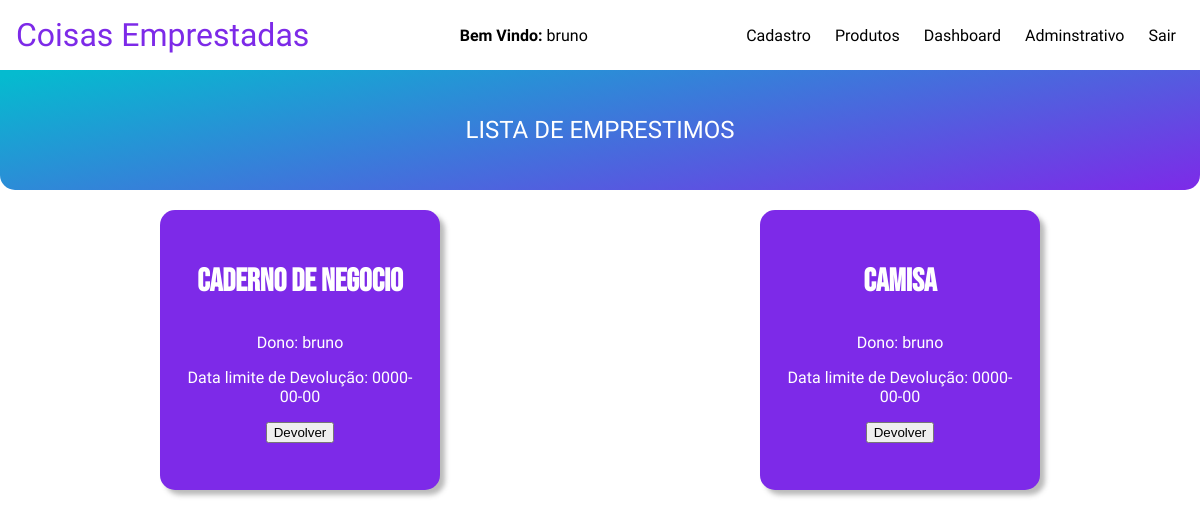
/home.php (signed in), run on the app's committed database.
### tables this page shows
CREATE TABLE IF NOT EXISTS emprestimos(
    idRegistro int primary key auto_increment,
    dataDev date,
    idUsuario int,
    idProduto int,
    foreign key(idUsuario) references usuarios(idUsuario),
    foreign key(idProduto) references produtos(idProduto)
);

CREATE TABLE IF NOT EXISTS produtos(
    idProduto int primary key auto_increment,
    nomeProduto varchar(45),
    categoria varchar(45)
);

CREATE TABLE IF NOT EXISTS usuarios(
    idUsuario int primary key auto_increment,
    nomeUsuario varchar(45),
    email varchar(45) unique not null,
    telefone varchar(15) unique not null,
    senha varchar(8) not null,
    endereco varchar(45) not null
);

### home.php (the view, shortened to what this page needs)
<!DOCTYPE html>
<html lang="pt-br">
<head>
    <link rel="stylesheet" href="./css/style.css">
    <link rel="stylesheet" href="./css/animacoes.css">
</head>
<html>
<body>
    <main id="mainIndex">
        <header id="header">
            <a id="logo" href="./home.php">Coisas Emprestadas</a>
            <p id="user"><strong>Bem Vindo: </strong><?php echo $_SESSION['nome']  ?></p>
            <nav id="nav">
                <ul id="menu" role="menu">
                    <li><a href="./paginas/cadastro.php">Cadastro</a></li>
                    <li><a href="./paginas/produtos.php">Produtos</a></li>
                    <li><a href="./paginas/dashboard.php">Dashboard</a></li>
                    <li><a href="./paginas/adm.php">Adminstrativo</a></li>
                    <li><a href="./config/logout.php">Sair</a></li>
                </ul>
            </nav>
        </header>
        <p id="titulo-lista">LISTA DE EMPRESTIMOS</p>
        <section id="lista">
            <?php
            include "./config/conexao.php";
            $user = $_SESSION['id'];
            $sql1 = "SELECT nomeProduto, categoria, nomeUsuario, dataDev, idRegistro FROM produtos INNER JOIN emprestimos INNER JOIN usuarios WHERE emprestimos.idUsuario = usuarios.idUsuario and emprestimos.idProduto = produtos.idProduto ORDER BY emprestimos.idRegistro DESC";
            $sql2 = "SELECT nomeProduto, categoria, nomeUsuario, dataDev, idRegistro FROM produtos INNER JOIN emprestimos INNER JOIN usuarios WHERE emprestimos.idUsuario = usuarios.idUsuario and emprestimos.idProduto = produtos.idProduto and emprestimos.idUsuario = $user ORDER BY emprestimos.idRegistro DESC";
            $sql_query = $mysqli->query($user == 1 ? $sql1 : $sql2) or die("ERRO ao consultar " . $mysqli->error);
            if ($sql_query->num_rows == 0) {
                echo "Nenhum resultado encontrado.";
            } else {
                while ($dados = $sql_query->fetch_assoc()) {
            ?>
                    <section class="item-lista">
                        <p class="titulo-produto-lista"><?php echo $dados['nomeProduto'] ?></p>
                        <div>
                            <p>Dono: <?php echo $dados['nomeUsuario'] ?></p>
                            <p>Data limite de Devolução: <?php echo $dados['dataDev'] ?></p>
                            <form action="./config/devolucao.php" method="post">
                                <input type="submit" value="Devolver">
                            </form>
                        </div>
                    </section>
            <?php
                }
            };
            ?>
        </section>
</body>
</html>

### css/style.css (style rules this page uses)
:root { --cor0: #fefe00; --cor1: #FFFFFF; --cor2: #d1d1d1; --cor3: #01eefe; --cor4: #cfb9ff; --cor5: #000000; --cor6: #6035b8; --cor7: #7d2ae8; --cor8: #05bbcf; --cor9: linear-gradient(349deg, rgba(125,42,232,1) 0%, rgba(5,187,207,1) 98%); --fonte-padrao: 'Maven Pro', sans-serif; --fonte-titulo: 'Bebas Neue', cursive; --fonte-logo: 'Kaushan Script', cursive; --fonte-destaque: 'Anton', sans-serif; --fonte-destaque2: 'Londrina Solid', cursive; }
body { font-family: var(--fonte-padrao); background-color: var(--cor1); }
body, ul { margin: 0px; padding: 0px; }
a { color: var(--cor1); text-decoration: none; font-family: sans-serif; }
#header { box-sizing: border-box; height: 70px; padding: 1rem; display: flex; align-items: center; justify-content: space-between; background: var(--cor1); box-shadow: 0px 2px 0px #6135b827; }
#menu { display: flex; list-style: none; gap: .5rem; }
#menu a { display: block; padding: .5rem; font-family: var(--fonte-padrao); color: var(--cor5); }
#logo { font-family: var(--fonte-destaque2); font-size: 2rem; color: var(--cor7); }
#lista { display: flex; flex-wrap: wrap; justify-content: space-around; padding-top: -10px; }
.item-lista { display: inline-block; justify-content: space-between; min-width: 130px; width: 20vw; height: 30vh; min-height: 190px; padding: 20px; margin: auto; background-color: var(--cor7); margin: 20px; border-radius: 15px; box-shadow: 5px 5px 5px rgba(75, 75, 75, 0.385); font-family: var(--fonte-padrao); text-align: center; color: var(--cor1); }
#titulo-lista { display: flex; justify-content: center; align-items: center; margin: auto; color: var(--cor1); font-size: 1.5rem; width: 100vw; height: 15vh; background: var(--cor9); border-radius: 0px 0px 15px 15px; }
.titulo-produto-lista { font-size: 2rem; font-weight: bold; font-family: var(--fonte-titulo); }

### data on the page
emprestimos: idProduto.nomeProduto "Caderno de Negocio", idUsuario.nomeUsuario "bruno", dataDev "0000-00-00"
emprestimos: idProduto.nomeProduto "Camisa", idUsuario.nomeUsuario "bruno", dataDev "0000-00-00"

### other printed values
$_SESSION['nome'] "bruno"
